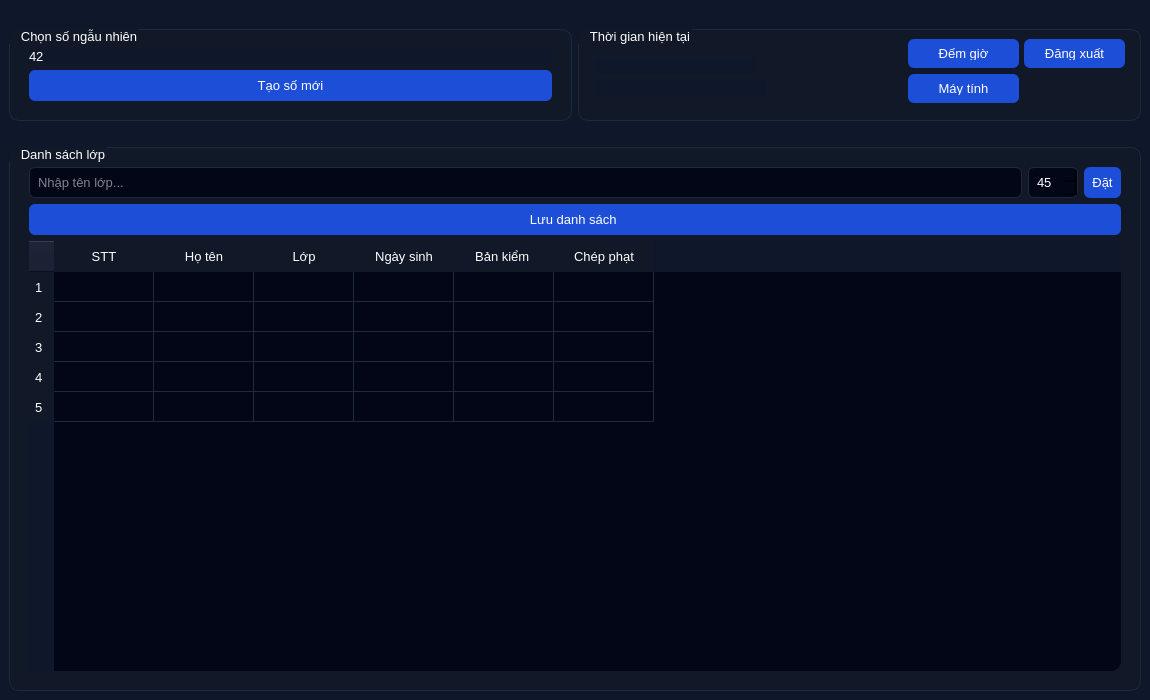
<?xml version="1.0" encoding="UTF-8"?>
<ui version="4.0">
 <class>MainMenu</class>
 <widget class="QMainWindow" name="MainMenu">
  <property name="geometry">
   <rect>
    <x>0</x>
    <y>0</y>
    <width>1150</width>
    <height>700</height>
   </rect>
  </property>
  <property name="windowTitle">
   <string>Menu Chính</string>
  </property>
  <property name="styleSheet">
   <string notr="true">QWidget {
    background: #0f172a;
    color: white;
    font: 10pt;
}

QGroupBox {
    background: #111827;
    border: 1px solid #1f2937;
    border-radius: 10px;
    margin-top: 20px;
    padding: 10px;
}

QGroupBox::title {
    color: white;
    padding-left: 10px;
}

QPushButton {
    background: #1d4ed8;
    color: white;
    padding: 8px;
    border-radius: 6px;
}

QPushButton:hover {
    background: #2563eb;
}

QPushButton:pressed {
    background: #1e40af;
}

QLineEdit, QSpinBox {
    background: #020617;
    border: 1px solid #1f2937;
    border-radius: 6px;
    color: white;
    padding: 6px;
}

QTableWidget {
    background: #020617;
    border-radius: 10px;
    gridline-color: #1f2937;
}

QHeaderView::section {
    background: #111827;
    color: white;
    padding: 6px;
    border: 0;
}

QPushButton#seat1, QPushButton#seat2, QPushButton#seat3,
QPushButton#seat4, QPushButton#seat5 {
    background: #020617;
    border: 1px solid #1f2937;
}
</string>
  </property>
  <widget class="QWidget" name="centralwidget">
   <layout class="QHBoxLayout" name="mainLayout">
    <item>
     <layout class="QVBoxLayout">
      <item>
       <layout class="QHBoxLayout">
        <item>
         <widget class="QGroupBox" name="groupbox">
          <property name="title">
           <string>Chọn số ngẫu nhiên</string>
          </property>
          <layout class="QVBoxLayout">
           <item>
            <widget class="QLabel" name="rd_out">
             <property name="text">
              <string>42</string>
             </property>
            </widget>
           </item>
           <item>
            <widget class="QPushButton" name="rdnum">
             <property name="text">
              <string>Tạo số mới</string>
             </property>
            </widget>
           </item>
          </layout>
         </widget>
        </item>
        <item>
         <widget class="QGroupBox" name="timeBox">
          <property name="title">
           <string>Thời gian hiện tại</string>
          </property>
          <widget class="QLabel" name="time">
           <property name="geometry">
            <rect>
             <x>17</x>
             <y>50</y>
             <width>161</width>
             <height>16</height>
            </rect>
           </property>
           <property name="text">
            <string/>
           </property>
          </widget>
          <widget class="QLabel" name="date">
           <property name="geometry">
            <rect>
             <x>17</x>
             <y>70</y>
             <width>171</width>
             <height>16</height>
            </rect>
           </property>
           <property name="text">
            <string/>
           </property>
          </widget>
          <widget class="QPushButton" name="logout">
           <property name="geometry">
            <rect>
             <x>446</x>
             <y>30</y>
             <width>101</width>
             <height>29</height>
            </rect>
           </property>
           <property name="text">
            <string>Đăng xuất</string>
           </property>
          </widget>
          <widget class="QWidget" name="layoutWidget">
           <property name="geometry">
            <rect>
             <x>330</x>
             <y>30</y>
             <width>111</width>
             <height>64</height>
            </rect>
           </property>
           <layout class="QVBoxLayout" name="verticalLayout">
            <item>
             <widget class="QPushButton" name="count">
              <property name="text">
               <string>Đếm giờ</string>
              </property>
             </widget>
            </item>
            <item>
             <widget class="QPushButton" name="may_tinh">
              <property name="text">
               <string>Máy tính</string>
              </property>
             </widget>
            </item>
           </layout>
          </widget>
         </widget>
        </item>
       </layout>
      </item>
      <item>
       <widget class="QGroupBox" name="groupClass">
        <property name="title">
         <string>Danh sách lớp</string>
        </property>
        <layout class="QVBoxLayout">
         <item>
          <layout class="QHBoxLayout">
           <item>
            <widget class="QLineEdit" name="lop">
             <property name="placeholderText">
              <string>Nhập tên lớp...</string>
             </property>
            </widget>
           </item>
           <item>
            <widget class="QSpinBox" name="spinBoxSiSo">
             <property name="minimum">
              <number>1</number>
             </property>
             <property name="maximum">
              <number>60</number>
             </property>
             <property name="value">
              <number>45</number>
             </property>
            </widget>
           </item>
           <item>
            <widget class="QPushButton" name="update">
             <property name="text">
              <string>Đặt</string>
             </property>
            </widget>
           </item>
          </layout>
         </item>
         <item>
          <widget class="QPushButton" name="save">
           <property name="text">
            <string>Lưu danh sách </string>
           </property>
          </widget>
         </item>
         <item>
          <widget class="QTableWidget" name="tableHocSinh">
           <property name="rowCount">
            <number>5</number>
           </property>
           <property name="columnCount">
            <number>6</number>
           </property>
           <row/>
           <row/>
           <row/>
           <row/>
           <row/>
           <column>
            <property name="text">
             <string>STT</string>
            </property>
           </column>
           <column>
            <property name="text">
             <string>Họ tên</string>
            </property>
           </column>
           <column>
            <property name="text">
             <string>Lớp</string>
            </property>
           </column>
           <column>
            <property name="text">
             <string>Ngày sinh</string>
            </property>
           </column>
           <column>
            <property name="text">
             <string>Bản kiểm </string>
            </property>
           </column>
           <column>
            <property name="text">
             <string>Chép phạt</string>
            </property>
           </column>
          </widget>
         </item>
        </layout>
       </widget>
      </item>
     </layout>
    </item>
   </layout>
  </widget>
 </widget>
 <resources/>
 <connections/>
</ui>
